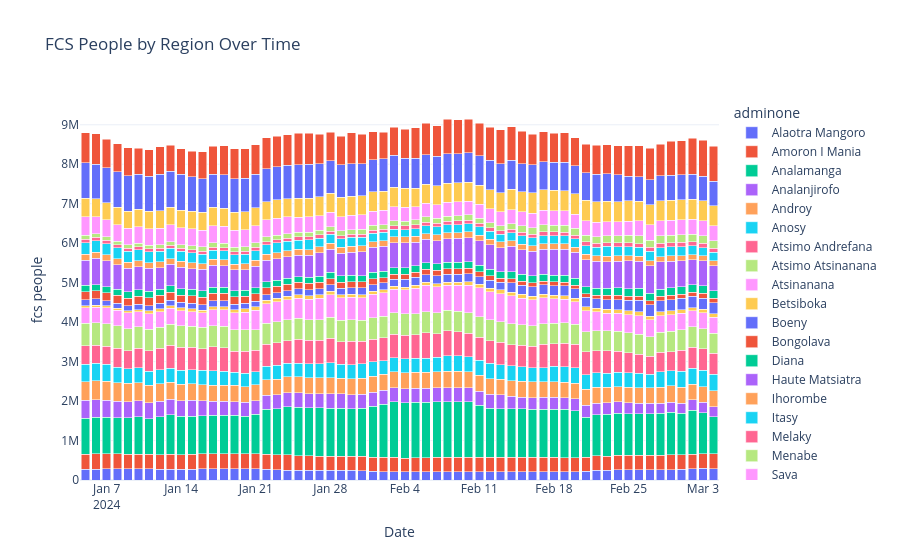

Notebook source saved alongside this figure:
### Code cell
def visualize_stacked_bar_by_region(grouped_df, date_col, region_col, value_col, title):
    """
    Create stacked bar chart showing regional contributions over time.
    Input:
        grouped_df (DataFrame): Already aggregated by date and region
        date_col (str): Column name for dates
        region_col (str): Column name for regions
        value_col (str): Column name for the indicator
        title (str): Chart title
    Output:
        Plotly Figure
    """
    # Pivot for stacked bar
    pivot = grouped_df.pivot(index=date_col, columns=region_col, values=value_col)

    # Create stacked bar chart
    fig = px.bar(pivot, x=pivot.index, y=pivot.columns, title=title)
    fig.update_layout(barmode="stack", xaxis_title="Date", yaxis_title=value_col, template="plotly_white")

    return fig


grouped = aggregate_by_date_region(df, "date", "adminone", "fcs people")

fig = visualize_stacked_bar_by_region(
    grouped,
    date_col="date",
    region_col="adminone",
    value_col="fcs people",
    title="FCS People by Region Over Time"
)
fig.show()
